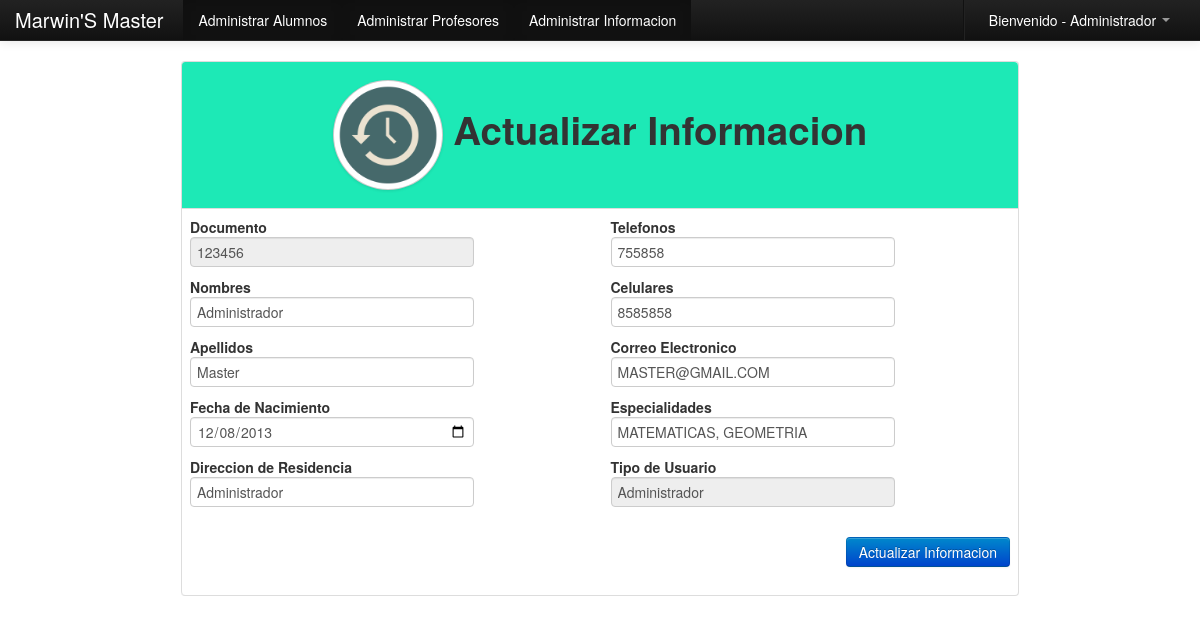
/cambiar_info.php (signed in), run on the app's committed database.
### tables this page shows
CREATE TABLE IF NOT EXISTS `profesor` (
`id` int(11) NOT NULL,
  `nom` varchar(255) NOT NULL,
  `ape` varchar(255) NOT NULL,
  `doc` varchar(255) NOT NULL,
  `con` varchar(255) NOT NULL,
  `fecha` date NOT NULL,
  `dir` varchar(255) NOT NULL,
  `tel` varchar(255) NOT NULL,
  `cel` varchar(255) NOT NULL,
  `correo` varchar(255) NOT NULL,
  `especialidad` varchar(255) NOT NULL,
  `estado` varchar(255) NOT NULL,
  `tipo` varchar(255) NOT NULL
);

### Modulos/php_conexion.php (called while the page is built, shortened)
<?php
	function limpiar($tags){
		return $tags;
	}
?>

### Modulos/class_buscar.php (called while the page is built, shortened)
<?php
class Consultar_Profesor{
	private $fetch;
	function __construct($codigo){
		$this->consulta = mysql_query("SELECT * FROM profesor WHERE doc='$codigo'");
		$this->fetch = mysql_fetch_array($this->consulta);
	}
	function consultar($campo){
		return $this->fetch[$campo];
	}
}
?>

### cambiar_info.php (the view, shortened to what this page needs)
<?php
	include_once "Modulos/php_conexion.php";
	include_once "Modulos/class_buscar.php";
	include_once "Modulos/Profesor/class/class.php";
	if($_SESSION['tipo_user']=='a' or $_SESSION['tipo_user']=='p'){
		$usu=limpiar($_SESSION['cod_user']);
	}else{
		header('Location:error.php');
	}
?>
<!DOCTYPE html>
<html lang="es">
  <head>
    <link href="css/bootstrap.css" rel="stylesheet">
    <link href="css/bootstrap-responsive.css" rel="stylesheet">
  </head>
  <body>
    <?php include_once "menu/m_principal.php"; ?>
    <div align="center">
    	<table width="70%">
          <tr>
            <td>
            	<?php
					$oProfesor=new Consultar_Profesor($usu);
				?>
                <table class="table table-bordered">
                  <tr class="info">
                    <td>
                    	<h1 align="center"><img src="img/act.png" width="100" height="100" class="img-circle img-polaroid"> Actualizar Informacion</h1>
                    </td>
                  </tr>
                  <tr>
                    <td>
                    	<form name="form1" method="post" action="">
                        <div class="row-fluid">
                            <div class="span6">
	<strong>Documento</strong><br>
    <input type="text" name="doc" class="input-xlarge" autocomplete="off" readonly value="<?php echo $usu; ?>"><br>
    <strong>Nombres</strong><br>
    <input type="text" name="nom" class="input-xlarge" autocomplete="off" required value="<?php echo $oProfesor->consultar('nom'); ?>"><br>
    <strong>Apellidos</strong><br>
    <input type="text" name="ape" class="input-xlarge" autocomplete="off" required value="<?php echo $oProfesor->consultar('ape'); ?>"><br>
    <strong>Fecha de Nacimiento</strong><br>
    <input type="date" name="fecha" class="input-xlarge" autocomplete="off" required value="<?php echo $oProfesor->consultar('fecha'); ?>"><br>
    <strong>Direccion de Residencia</strong><br>
    <input type="text" name="dir" class="input-xlarge" autocomplete="off" required value="<?php echo $oProfesor->consultar('dir'); ?>"><br>
                          </div>
                            <div class="span6">
	<strong>Telefonos</strong><br>
    <input type="text" name="tel" class="input-xlarge" autocomplete="off" required value="<?php echo $oProfesor->consultar('tel'); ?>"><br>
    <strong>Celulares</strong><br>
    <input type="text" name="cel" class="input-xlarge" autocomplete="off" required value="<?php echo $oProfesor->consultar('cel'); ?>"><br>
    <strong>Correo Electronico</strong><br>
    <input type="email" name="correo" class="input-xlarge" autocomplete="off" required value="<?php echo $oProfesor->consultar('correo'); ?>"><br>
    <strong>Especialidades</strong><br>
    <input type="text" name="especialidad" class="input-xlarge" autocomplete="off" required value="<?php echo $oProfesor->consultar('especialidad'); ?>"><br>
    <strong>Tipo de Usuario</strong><br>
    <?php
		if($oProfesor->consultar('tipo')=='a'){
			$tipo='Administrador';
		}else{
			$tipo='Profesor';
		}
	?>
    <input type="text" name="dir" class="input-xlarge" autocomplete="off" readonly value="<?php echo $tipo; ?>"><br><br>
    <div align="right"><button type="submit" class="btn btn-primary">Actualizar Informacion</button></div>
                          </div>
                        </div>
                        </form>
                    </td>
                  </tr>
                </table>
            </td>
          </tr>
        </table>
    </div>
  </body>
</html>

### cambiar_info.php (style rules this page uses)
body { padding-top: 60px; padding-bottom: 40px; }

### data on the page
profesor: nom "Administrador", ape "Master", fecha "12/08/2013", dir "Administrador", tel "755858", cel "8585858", correo "MASTER@GMAIL.COM", especialidad "MATEMATICAS, GEOMETRIA"

### other printed values
$_SESSION['user_name'] "Administrador"
